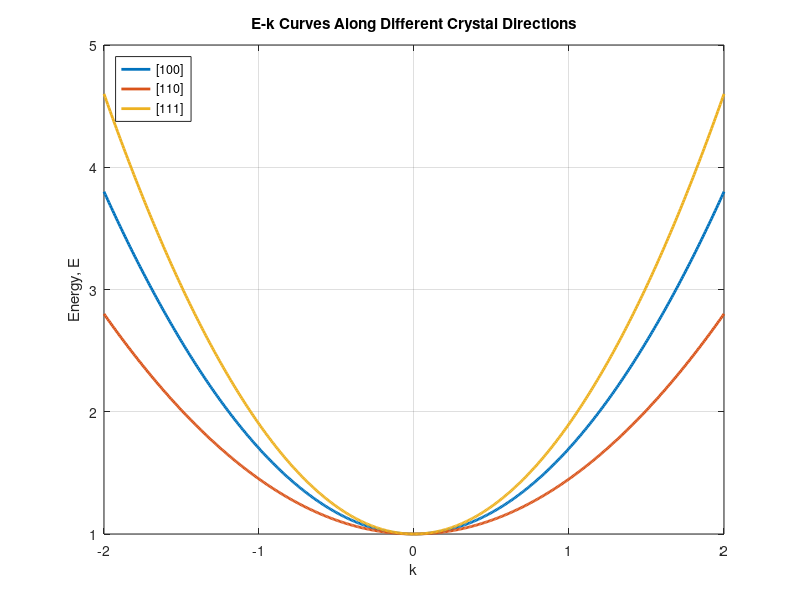

MATLAB code for this plot:
%% 3.3 - E-k curves in different crystal directions

clear; close all; clc;

k = linspace(-2,2,500);

E100 = 1 + 0.70*k.^2;
E110 = 1 + 0.45*k.^2;
E111 = 1 + 0.90*k.^2;

figure('Color','w');

plot(k,E100,'LineWidth',2); hold on;
plot(k,E110,'LineWidth',2);
plot(k,E111,'LineWidth',2);

grid on;
box on;

xlabel('k');
ylabel('Energy, E');
title('E-k Curves Along Different Crystal Directions');

legend('[100]','[110]','[111]','Location','northwest');

hold off;
